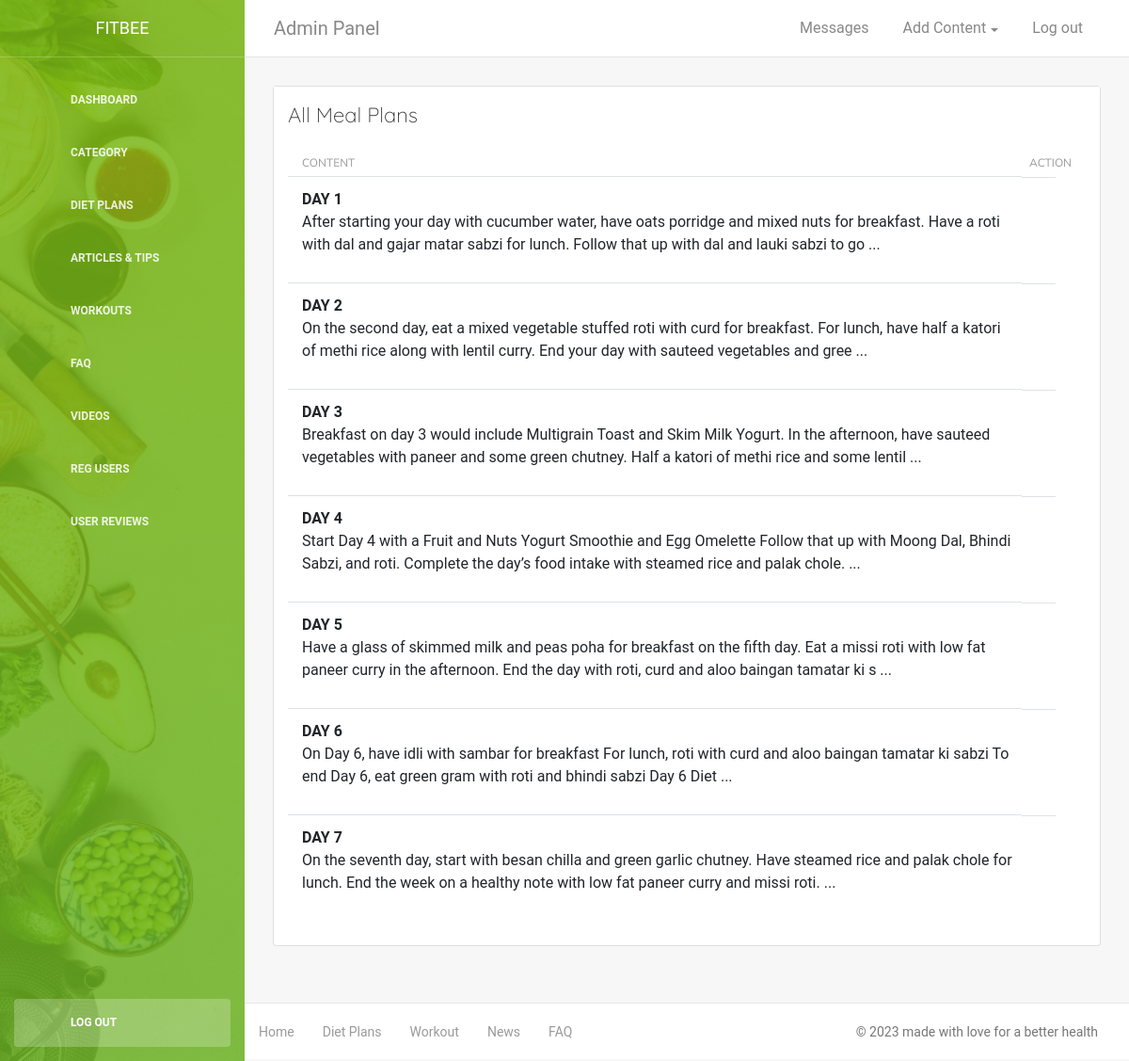
The page /Modules/mealplans.php?dietid=1 (signed in) on the database its author committed.
### tables this page shows
CREATE TABLE IF NOT EXISTS `mealplan` (
`mealId` int(11) NOT NULL,
  `meal_title` varchar(300) NOT NULL,
  `meal_content` varchar(5000) NOT NULL,
  `dietId` int(11) NOT NULL
);

### Modules/mealplans.php (the view, shortened to what this page needs)
<?php include 'header.php'; ?>
<div class="card-header ">
    <h4 class="card-title"> All Meal Plans </h4>
 </div>
<div class="card-body">
	<div class="row">
		<div class="col-md-12">
			<table class="table">
				<thead>
					<th> Content </th>
					<th> Action	</th>
				</thead>
				<tbody>
		<?php
		$sql="select * from mealplan where dietId='$_GET[dietid]'";
		$result=$conn->query($sql);
		while($row=$result->fetch_assoc()){
			$aid=$row['mealId'];
			echo "<tr>";
		echo "<td><strong>".$row['meal_title']."</strong><p>
		".substr(strip_tags($row['meal_content']),0,200)." ...</p></td>";
			echo "<td> <a href='#' onclick='delRec($aid)' class='text-decoration-none text-danger'><i class='icofont-trash'></i></a></td>";
			echo "</tr>";
		}
		?>
				</tbody>
			</table>
</div></div></div>
<?php include 'footer.php'; ?>

### Modules/header.php (style rules this page uses)
body { font-family: 'Nunito Sans', sans-serif; }
h1,h2,h3,h4,h5 { font-family: 'Quicksand', sans-serif; }
:root { --themeColor1:#86CA2D; --themeColor2:#1CC3CB; --themeColor3:#f59031; --themeColor4:#e74c3c; }

### rows shown on the page
mealplan: meal_title "DAY 1", meal_content "After starting your day with cucumber water, have oats porridge and mixed nuts for breakfast. Have a roti with dal and gajar matar sabzi for lunch. Follow that up with dal and lauki sabzi to go"
mealplan: meal_title "DAY 2", meal_content "On the second day, eat a mixed vegetable stuffed roti with curd for breakfast. For lunch, have half a katori of methi rice along with lentil curry. End your day with sauteed vegetables and gree"
mealplan: meal_title "DAY 3", meal_content "Breakfast on day 3 would include Multigrain Toast and Skim Milk Yogurt. In the afternoon, have sauteed vegetables with paneer and some green chutney. Half a katori of methi rice and some lentil"
mealplan: meal_title "DAY 4", meal_content "Start Day 4 with a Fruit and Nuts Yogurt Smoothie and Egg Omelette Follow that up with Moong Dal, Bhindi Sabzi, and roti. Complete the day’s food intake with steamed rice and palak chole."
mealplan: meal_title "DAY 5", meal_content "Have a glass of skimmed milk and peas poha for breakfast on the fifth day. Eat a missi roti with low fat paneer curry in the afternoon. End the day with roti, curd and aloo baingan tamatar ki s"
mealplan: meal_title "DAY 6", meal_content "On Day 6, have idli with sambar for breakfast For lunch, roti with curd and aloo baingan tamatar ki sabzi To end Day 6, eat green gram with roti and bhindi sabzi Day 6 Diet"
mealplan: meal_title "DAY 7", meal_content "On the seventh day, start with besan chilla and green garlic chutney. Have steamed rice and palak chole for lunch. End the week on a healthy note with low fat paneer curry and missi roti."
